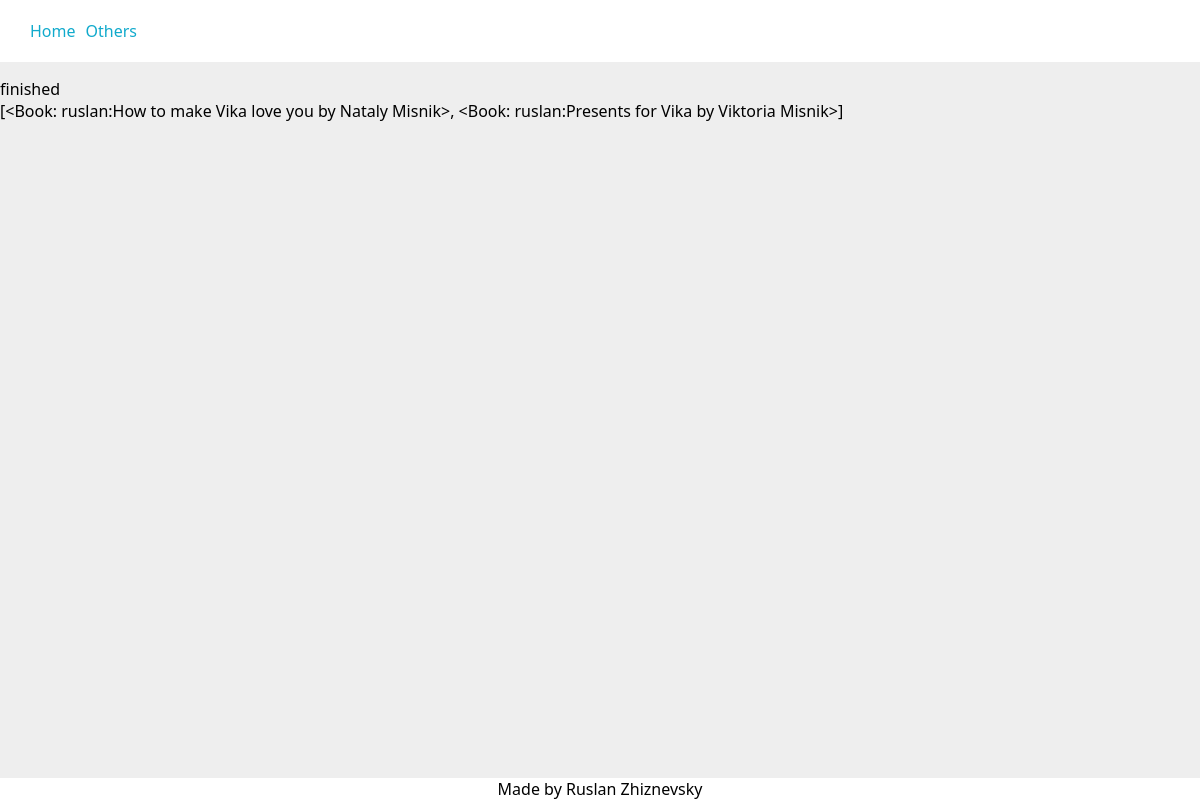
The app's page /finished/ (signed in) with its own data.
### library/models.py (models this page shows, shortened)
class UserCategory(models.Model):
    user = models.ForeignKey(
        settings.AUTH_USER_MODEL,
        verbose_name="user",
        help_text="user, to whom add category",
        on_delete=models.CASCADE,
        related_name="user_categories",
        related_query_name="user_category",
    )
    category_name = models.CharField(
        verbose_name="category",
        help_text="category of the book(fantasy, horror, etc.)",
        max_length=20,
        blank=False,
        null=False,
    )
    class Meta:
        constraints = [
            models.UniqueConstraint(
                name="%(app_label)s_%(class)s_user_and_category_unique",
                fields=["user", "category_name"]
            )
        ]

class Book(models.Model):
    user = models.ForeignKey(
        settings.AUTH_USER_MODEL,
        verbose_name="user",
        help_text="user who has this book in their library",
        on_delete=models.CASCADE,
        related_name="books",
        related_query_name="book",
        null=False,
        blank=False,
    )
    title = models.CharField(
        verbose_name="title",
        help_text="title of the book",
        max_length=60,
        blank=True,
        null=False,
        unique=False,
    )
    author = models.CharField(
        verbose_name="author",
        help_text="author of the book",
        max_length=60,
        blank=True,
        null=False,
        unique=False,
    )
    started = models.DateField(
        verbose_name="started",
        help_text="date when started reading",
        default=datetime.date.today,
        editable=True,
        blank=True,
        null=True,
    )
    finished = models.DateField(
        verbose_name="finished",
        help_text="date when finished reading",
        editable=True,
        blank=True,
        null=True,
        default=None,
    )
    rating = models.PositiveIntegerField(
        verbose_name="rating",
        help_text="book rating from 1 to 10",
        blank=True,
        null=True,
        default=None,
        validators=[MaxValueValidator(10), MinValueValidator(1)],
    )
    comment = models.TextField(
        verbose_name="comment",
        help_text="comment on this book. Is it bad? Good?",
        blank=True,
    )
    category = models.ForeignKey(
        "UserCategory",
        on_delete=models.CASCADE,
        verbose_name="category",
    )
    def _get_bookfile_upload_path(instance, filename):
        return f"books/{instance.user}/{instance.author}_{instance.title}/{filename}"
    file = models.FileField(
        verbose_name="book file",
        help_text="book file to upload",
        upload_to=_get_bookfile_upload_path,
        blank=True,
        null=True,
        default=None,
    )
    def _get_coverfile_upload_path(instance, filename):
        return f"books/{instance.user}/{instance.author}_{instance.title}/{filename}"
    cover = models.ImageField(
        verbose_name="cover image",
        help_text="image of the cover of the book",
        upload_to=_get_coverfile_upload_path,
        blank=True,
        null=True,
        default=None,
    )
    def __str__(self):
        return f"{self.user}:{self.title} by {self.author}"
    class Meta:
        constraints = [
            models.CheckConstraint(
                check=~models.Q(started__gt=models.F("finished")),
                name="%(app_label)s_%(class)s_finished_before_started"
            ),
            models.UniqueConstraint(
                fields=["user", "title", "author"],
                name="%(app_label)s_%(class)s_user_title_author_unique",
            )
        ]

### users/models.py (models this page shows)
class User(AbstractBaseUser, PermissionsMixin):
    def get_profile_picture_upload_path(instance, filename):
        return f"profile_pictures/{instance.username}/{filename}"
    username = models.CharField(
        verbose_name="username",
        primary_key=True,
        unique=True,
        blank=False,
        null=False,     # don't set True if blank=True
        max_length=20,
        help_text="unique username",
        validators=[MinLengthValidator(3)],
    )
    email = models.EmailField(
        verbose_name="email",
        help_text="active email for connection with this account",
        max_length=255,
        unique=True,
        blank=False,
        null=False,
    )
    profile_picture = models.ImageField(
        verbose_name="profile picture",
        help_text="profile picture",
        upload_to=get_profile_picture_upload_path,
        max_length=255,
        blank=True,
        null=True,
        default=None,
    )
    to_show = models.BooleanField(
        verbose_name="to show",
        help_text="if this flag is set to False "
                  "user won't be listed in any public listings",
        default=True,
    )
    is_active = models.BooleanField(default=True)
    is_staff = models.BooleanField(default=False)
    USERNAME_FIELD = "username"
    EMAIL_FIELD = "email"
    REQUIRED_FIELDS = ["email"]
    objects = UserManager()
    def __str__(self):
        return self.username

### library/views.py (the view)
# urls.py: path("<str:category>/", views.category, name="your_category"),
@login_required
def category(request, category, username=None):
    if username is None:
        books = _sort_user_books_by_categories(request.user)[category]
        viewed_user = None
    else:
        viewed_user = User.objects.get(username=username)
        books = _sort_user_books_by_categories(viewed_user)[category]
    context = {
        "user": request.user,
        "viewed_user": viewed_user,
        "category": category,
        "books": books,
    }
    return render(request, "category.html", context=context)

### library/views.py (called while the page is built)
def _sort_user_books_by_categories(user):
    books = user.books.all()
    books_by_categories = {}
    category_objs = UserCategory.objects.filter(user=user)
    for category in [category_obj.category_name for category_obj in category_objs]:
        books_by_categories[category] = []
    for book in books:
        category_obj = book.category
        books_by_categories[category_obj.category_name] += [book]
    return books_by_categories

### library/templates/category.html
{% extends 'base.html' %}
{% block content %}
    {{ category }}
    <br>
    {{ books }}
{% endblock content %}

### library/static/library/base.css (style rules this page uses)
html { margin: 0; padding: 0; scroll-behavior: smooth; }
body { font-family: 'Segoe UI', Tahoma, Geneva, Verdana, sans-serif; margin: 0; padding: 0; box-sizing: border-box; background: #eee; }

### records on screen
UserCategory: category_name "finished"
Book: user+title+author "[<Book: ruslan:How to make Vika love you by Nataly Misnik>, <Book: ruslan:Presents for Vika by Viktoria Misnik>]"
